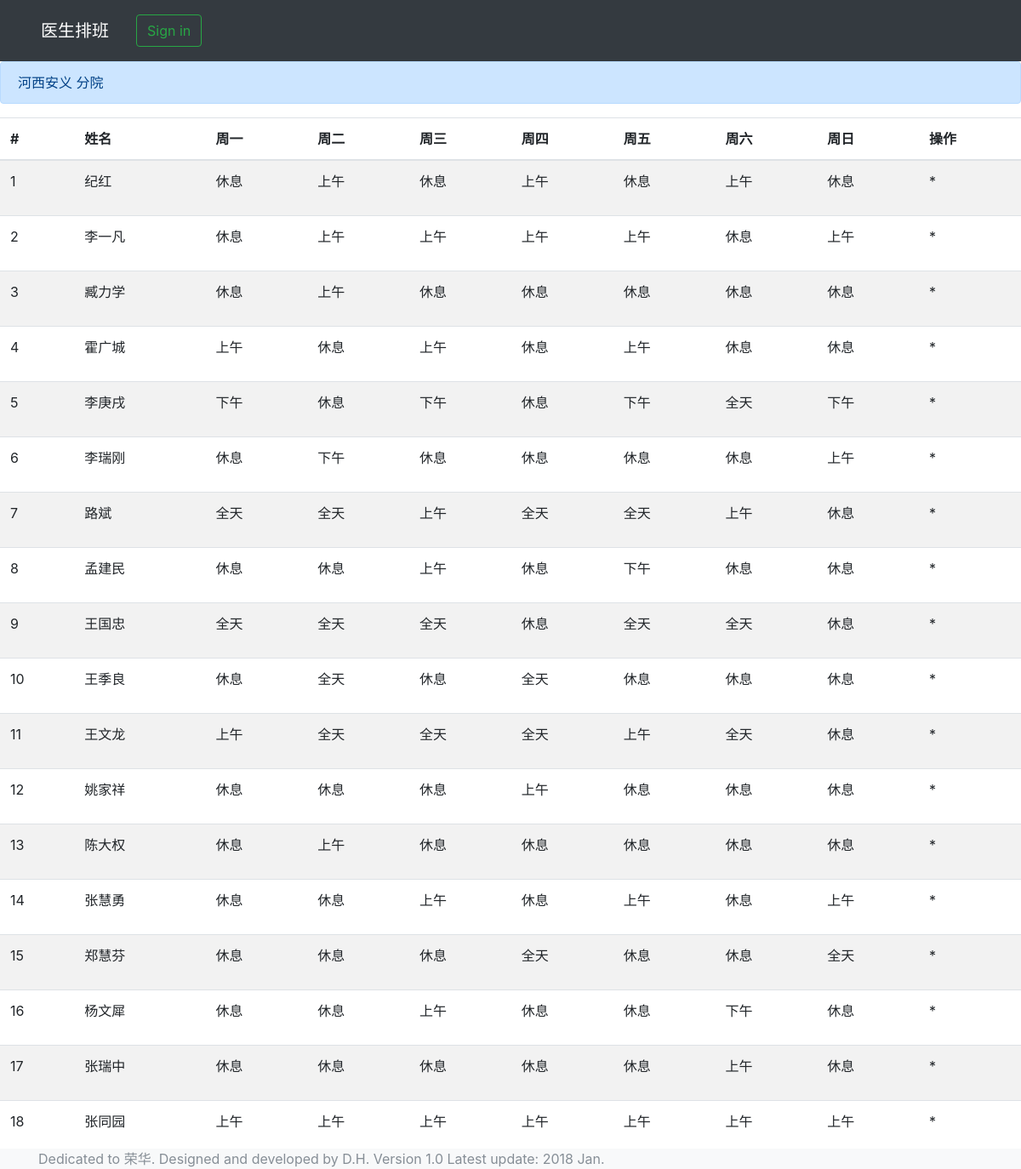
The app's page /schedule/6/bybranch/ with its own data.
### schedule/models.py (models this page shows, shortened)
class Branch(models.Model): #分院名字
    b_name = models.CharField(max_length=50)

class Arrange(models.Model): #医生出诊排班
    doctor = models.ForeignKey(Doctor, on_delete=models.CASCADE)
    branch = models.ForeignKey(Branch, on_delete=models.CASCADE)
    MORNING = "上午"
    AFTERNOON ="下午"
    WHOLEDAY = "全天"
    DAYOFF = "休息"
    PLAN_CHOICE = (
                    (MORNING,"上午"),
                    (AFTERNOON,"下午"),
                    (WHOLEDAY,"全天"),
                    (DAYOFF, "休息"),
                  )
    mon = models.CharField(max_length=10, choices=PLAN_CHOICE, default=DAYOFF)
    tue = models.CharField(max_length=10, choices=PLAN_CHOICE, default=DAYOFF)
    wed = models.CharField(max_length=10, choices=PLAN_CHOICE, default=DAYOFF)
    thu = models.CharField(max_length=10, choices=PLAN_CHOICE, default=DAYOFF)
    fri = models.CharField(max_length=10, choices=PLAN_CHOICE, default=DAYOFF)
    sat = models.CharField(max_length=10, choices=PLAN_CHOICE, default=DAYOFF)
    sun = models.CharField(max_length=10, choices=PLAN_CHOICE, default=DAYOFF)
    class Meta:
        unique_together = ("doctor","branch")

class Doctor(models.Model):
    name = models.CharField(max_length=16)
    department = models.CharField(max_length=50) #儿科，妇科 like so...

### schedule/views.py (the view)
# urls.py: url(r'^(?P<b_id>[0-9]+)/bybranch/$', views.bybranch, name='bybranch'),
def bybranch(request, b_id):
    arrangeList = get_list_or_404(Arrange, branch_id=b_id)
    branchRow = get_object_or_404(Branch, id=b_id)
    context = {
        'arrangeList': arrangeList,
        'branchRow': branchRow,
    }
    return render(request, 'schedule/bybranch.html', context)

### templates/schedule/bybranch.html
{% extends "base.html" %}
{% block content %}
        <div class="alert alert-primary" role="alert">
          {{ branchRow.b_name }} 分院
        </div>
        {% if arrangeList %}
        <table class="table table-striped">
          <thead>
            <tr>
              <th scope="col">#</th>
              <th scope="col">姓名</th>
              <th scope="col">周一</th>
              <th scope="col">周二</th>
              <th scope="col">周三</th>
              <th scope="col">周四</th>
              <th scope="col">周五</th>
              <th scope="col">周六</th>
              <th scope="col">周日</th>
              <th scope="col">操作</th>
            </tr>
          </thead>
          <tbody>
            {% for arr in arrangeList %}
            <tr>
              <td>{{forloop.counter}}</td>
              <td>{{arr.doctor.name}}</td>
              <td>{{arr.mon}}</td>
              <td>{{arr.tue}}</td>
              <td>{{arr.wed}}</td>
              <td>{{arr.thu}}</td>
              <td>{{arr.fri}}</td>
              <td>{{arr.sat}}</td>
              <td>{{arr.sun}}</td>
              <td>
                {% if user.username == branchRow.b_name or user.is_superuser %}
                <a class="btn btn-primary" href="{% url 'schedule:arrange_update' arr.id %}" role="button">修改</a>
                {% else %}
                <p>*</p>
                {% endif %}
              </td>
            </tr>
            {% endfor %}
          </tbody>
        </table>
        {% endif %}
{% endblock %}

### templates/base.html (shortened to what this page needs)
<!doctype html>{% load staticfiles %}
<html lang="zh-cn">
  <head>
    <link rel="stylesheet" href="{% static '/css/bootstrap.min.css' %}">
  </head>
  <body>
    {% include "header.html" %}
      {% block content %}
      {% endblock %}
    {% include "footer.html" %}
  </body>
</html>

### templates/header.html
{% load staticfiles %}
<header>
	<nav class="navbar navbar-dark bg-dark box-shadow">
	{% if user.is_authenticated %}
	  <div class="navbar navbar-header">
		  <a class="navbar navbar-brand" href="#">医生排班管理 - {{ user.username }} 分院 </a>
	      <a class="navbar nav-right" href="{% url 'account:user_logout' %}">管理其他分院点这里切换</a>
	  </div>
	{% else %}
	  <div class="navbar navbar-header">
		  <a class="navbar navbar-brand" href="#">医生排班</a>
	      <a class="btn btn-outline-success my-2 my-sm-0" href="{% url 'account:user_login' %}">Sign in</a>
	  </div>
	{% endif %}
	</nav>
</header>

### templates/footer.html
{% load staticfiles %}
	<footer class="footer fixed-bottom footer-light bg-light">
      <div class="container">
        <div class="text-muted">Dedicated to 荣华. Designed and developed by D.H. Version 1.0 Latest update: 2018 Jan. </div>
      </div>
    </footer>

### records on screen
Branch: b_name "河西安义"
Arrange: doctor.name "纪红", mon "休息", tue "上午", wed "休息", thu "上午", fri "休息", sat "上午", sun "休息"
Arrange: doctor.name "李一凡", mon "休息", tue "上午", wed "上午", thu "上午", fri "上午", sat "休息", sun "上午"
Arrange: doctor.name "臧力学", mon "休息", tue "上午", wed "休息", thu "休息", fri "休息", sat "休息", sun "休息"
Arrange: doctor.name "霍广城", mon "上午", tue "休息", wed "上午", thu "休息", fri "上午", sat "休息", sun "休息"
Arrange: doctor.name "李庚戌", mon "下午", tue "休息", wed "下午", thu "休息", fri "下午", sat "全天", sun "下午"
Arrange: doctor.name "李瑞刚", mon "休息", tue "下午", wed "休息", thu "休息", fri "休息", sat "休息", sun "上午"
Arrange: doctor.name "路斌", mon "全天", tue "全天", wed "上午", thu "全天", fri "全天", sat "上午", sun "休息"
Arrange: doctor.name "孟建民", mon "休息", tue "休息", wed "上午", thu "休息", fri "下午", sat "休息", sun "休息"
Arrange: doctor.name "王国忠", mon "全天", tue "全天", wed "全天", thu "休息", fri "全天", sat "全天", sun "休息"
Arrange: doctor.name "王季良", mon "休息", tue "全天", wed "休息", thu "全天", fri "休息", sat "休息", sun "休息"
Arrange: doctor.name "王文龙", mon "上午", tue "全天", wed "全天", thu "全天", fri "上午", sat "全天", sun "休息"
Arrange: doctor.name "姚家祥", mon "休息", tue "休息", wed "休息", thu "上午", fri "休息", sat "休息", sun "休息"
Arrange: doctor.name "陈大权", mon "休息", tue "上午", wed "休息", thu "休息", fri "休息", sat "休息", sun "休息"
Arrange: doctor.name "张慧勇", mon "休息", tue "休息", wed "上午", thu "休息", fri "上午", sat "休息", sun "上午"
Arrange: doctor.name "郑慧芬", mon "休息", tue "休息", wed "休息", thu "全天", fri "休息", sat "休息", sun "全天"
Arrange: doctor.name "杨文犀", mon "休息", tue "休息", wed "上午", thu "休息", fri "休息", sat "下午", sun "休息"
Arrange: doctor.name "张瑞中", mon "休息", tue "休息", wed "休息", thu "休息", fri "休息", sat "上午", sun "休息"
Arrange: doctor.name "张同园", mon "上午", tue "上午", wed "上午", thu "上午", fri "上午", sat "上午", sun "上午"
